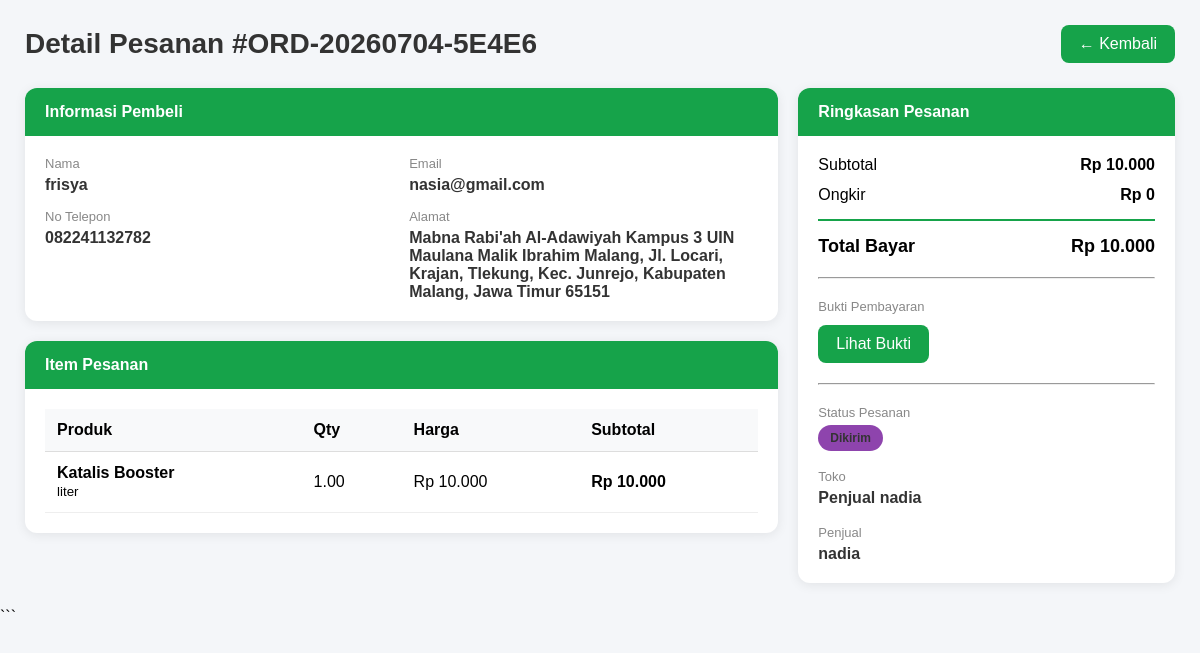
Screenshot of /admin/kelola_pesanan_detail.php?id=6 (signed in) with the database file from the repository.
### tables this page shows
CREATE TABLE `pesanan` (
  `id` int(10) UNSIGNED NOT NULL,
  `kode_pesanan` varchar(30) NOT NULL COMMENT 'Format: ORD-YYYYMMDD-XXXXX',
  `pembeli_id` int(10) UNSIGNED NOT NULL,
  `toko_id` int(10) UNSIGNED NOT NULL,
  `total_harga` decimal(15,2) NOT NULL DEFAULT 0.00,
  `ongkir` decimal(15,2) NOT NULL DEFAULT 0.00,
  `grand_total` decimal(15,2) NOT NULL DEFAULT 0.00,
  `alamat_kirim` text NOT NULL,
  `catatan` text DEFAULT NULL,
  `status` enum('menunggu_konfirmasi','dikonfirmasi','diproses','dikirim','selesai','dibatalkan') NOT NULL DEFAULT 'menunggu_konfirmasi',
  `metode_bayar` enum('transfer','cod','ewallet') NOT NULL DEFAULT 'transfer',
  `bukti_bayar` varchar(255) DEFAULT NULL,
  `created_at` datetime NOT NULL DEFAULT current_timestamp(),
  `updated_at` datetime NOT NULL DEFAULT current_timestamp() ON UPDATE current_timestamp(),
  `bukti_pembayaran` varchar(255) DEFAULT NULL COMMENT 'File bukti pembayaran untuk admin review',
  `bukti_pengiriman` varchar(255) DEFAULT NULL COMMENT 'File bukti pengiriman dari penjual',
  `admin_approval_status` enum('pending','approved','rejected') NOT NULL DEFAULT 'pending' COMMENT 'Status persetujuan admin'
);

CREATE TABLE `users` (
  `id` int(10) UNSIGNED NOT NULL,
  `nama` varchar(150) NOT NULL,
  `angkatan` varchar(30) NOT NULL COMMENT 'Contoh: 2020, 2021, Alumni',
  `jenis_keanggotaan` enum('penjual','bukan_penjual') NOT NULL,
  `alamat` text NOT NULL,
  `no_telp` varchar(30) DEFAULT NULL COMMENT 'Nomor telepon pengguna',
  `email` varchar(150) NOT NULL,
  `password` varchar(255) NOT NULL COMMENT 'Bcrypt hash',
  `role` enum('admin','penjual','pembeli') NOT NULL DEFAULT 'pembeli',
  `is_active` tinyint(1) NOT NULL DEFAULT 1,
  `created_at` datetime NOT NULL DEFAULT current_timestamp(),
  `updated_at` datetime NOT NULL DEFAULT current_timestamp() ON UPDATE current_timestamp()
);

CREATE TABLE `detail_pesanan` (
  `id` int(10) UNSIGNED NOT NULL,
  `pesanan_id` int(10) UNSIGNED NOT NULL,
  `produk_id` int(10) UNSIGNED NOT NULL,
  `nama_produk` varchar(150) NOT NULL COMMENT 'Snapshot nama saat transaksi',
  `satuan` enum('liter','kg') NOT NULL,
  `jumlah` decimal(10,2) NOT NULL,
  `harga_satuan` decimal(15,2) NOT NULL COMMENT 'Snapshot harga saat transaksi',
  `subtotal` decimal(15,2) NOT NULL
);

CREATE TABLE `jenis_produk` (
  `id` smallint(5) UNSIGNED NOT NULL,
  `kategori_id` tinyint(3) UNSIGNED NOT NULL,
  `nama_jenis` varchar(100) NOT NULL,
  `satuan` enum('liter','kg') NOT NULL
);

CREATE TABLE `toko` (
  `id` int(10) UNSIGNED NOT NULL,
  `user_id` int(10) UNSIGNED NOT NULL,
  `nama_toko` varchar(150) NOT NULL,
  `deskripsi` text DEFAULT NULL,
  `foto_toko` varchar(255) DEFAULT NULL,
  `bank_nama` varchar(100) DEFAULT NULL,
  `no_rekening` varchar(50) DEFAULT NULL,
  `nama_rekening` varchar(150) DEFAULT NULL,
  `total_terjual` int(10) UNSIGNED NOT NULL DEFAULT 0,
  `is_active` tinyint(1) NOT NULL DEFAULT 1,
  `created_at` datetime NOT NULL DEFAULT current_timestamp(),
  `updated_at` datetime NOT NULL DEFAULT current_timestamp() ON UPDATE current_timestamp()
);

### Koneksi.php (called while the page is built, shortened)
<?php
function format_rupiah($nominal) {
    return "Rp " . number_format($nominal, 0, ',', '.');
}
?>

### admin/kelola_pesanan_detail.php (the view, shortened to what this page needs)
<?php
include '../Koneksi.php';
$pesanan_id = isset($_GET['id']) ? (int)$_GET['id'] : 0;
$pesanan = mysqli_fetch_assoc(mysqli_query($koneksi, "
    SELECT p.*,
           u.nama AS pembeli,
           u.email AS email_pembeli,
           u.no_telp,
           u.alamat,
           t.nama_toko,
           s.nama AS penjual
    FROM pesanan p
    JOIN users u ON p.pembeli_id = u.id
    JOIN toko t ON p.toko_id = t.id
    JOIN users s ON t.user_id = s.id
    WHERE p.id = {$pesanan_id}
"));
$bukti_bayar = $pesanan['bukti_pembayaran'] ?? ($pesanan['bukti_bayar'] ?? '');
$detail = mysqli_query($koneksi, "
    SELECT
        dp.*,
        j.nama_jenis,
        j.satuan
    FROM detail_pesanan dp
    JOIN produk pr ON dp.produk_id = pr.id
    JOIN jenis_produk j ON pr.jenis_produk_id = j.id
    WHERE dp.pesanan_id = {$pesanan_id}
");
function badgeColor($status)
{
    switch (strtolower($status)) {
        case 'dikirim':
            return '#8e44ad';
    }
}
?>
<!DOCTYPE html>
<html lang="id">
<head>
</head>
<body>
<div class="wrapper">
    <div class="page-header">
        <h1 class="page-title">
            Detail Pesanan
            #<?php echo htmlspecialchars($pesanan['kode_pesanan']); ?>
        </h1>
        <a href="pesanan.php" class="btn-back">
            ← Kembali
        </a>
    </div>
    <div class="grid">
        <div>
            <div class="card">
                <div class="card-header">
                    Informasi Pembeli
                </div>
                <div class="card-body">
                    <div class="info-grid">
                        <div class="info-item">
                            <label>Nama</label>
                            <span><?php echo htmlspecialchars($pesanan['pembeli']); ?></span>
                        </div>
                        <div class="info-item">
                            <label>Email</label>
                            <span><?php echo htmlspecialchars($pesanan['email_pembeli']); ?></span>
                        </div>
                        <div class="info-item">
                            <label>No Telepon</label>
                            <span><?php echo htmlspecialchars($pesanan['no_telp']); ?></span>
                        </div>
                        <div class="info-item">
                            <label>Alamat</label>
                            <span><?php echo htmlspecialchars($pesanan['alamat']); ?></span>
                        </div>
                    </div>
                </div>
            </div>
            <div class="card mt-20">
                <div class="card-header">
                    Item Pesanan
                </div>
                <div class="card-body">
                    <table class="table">
                        <thead>
                            <tr>
                                <th>Produk</th>
                                <th>Qty</th>
                                <th>Harga</th>
                                <th>Subtotal</th>
                            </tr>
                        </thead>
                        <tbody>
                        <?php
                        if(mysqli_num_rows($detail) > 0){
                            while($d = mysqli_fetch_assoc($detail)){
                        ?>
                            <tr>
                                <td>
                                    <strong>
                                        <?php echo htmlspecialchars($d['nama_jenis']); ?>
                                    </strong>
                                    <br>
                                    <small>
                                        <?php echo htmlspecialchars($d['satuan']); ?>
                                    </small>
                                </td>
                                <td>
                                    <?php echo $d['jumlah']; ?>
                                </td>
                                <td>
                                    <?php echo format_rupiah($d['harga_satuan']); ?>
                                </td>
                                <td>
                                    <strong>
                                        <?php echo format_rupiah($d['subtotal']); ?>
                                    </strong>
                                </td>
                            </tr>
                        <?php
                            }
                        } ?>
                        </tbody>
                    </table>
                </div>
            </div>
        </div>
        <div>
            <div class="card">
                <div class="card-header">
                    Ringkasan Pesanan
                </div>
                <div class="card-body">
                    <div class="summary-row">
                        <span>Subtotal</span>
                        <strong>
                            <?php echo format_rupiah($pesanan['total_harga']); ?>
                        </strong>
                    </div>
                    <div class="summary-row">
                        <span>Ongkir</span>
                        <strong>
                            <?php echo format_rupiah($pesanan['ongkir']); ?>
                        </strong>
                    </div>
                    <div class="summary-total">
                        <span>Total Bayar</span>
                        <span>
                            <?php echo format_rupiah($pesanan['grand_total']); ?>
                        </span>
                    </div>
                    <hr style="margin:20px 0;">
                    <div class="info-item">
                        <label>Bukti Pembayaran</label>
                        <?php if (!empty($bukti_bayar)) { ?>
                            <a href="../uploads/<?php echo htmlspecialchars($bukti_bayar); ?>" target="_blank" class="btn-back" style="display:inline-block; margin-top:6px;">Lihat Bukti</a>
                        <?php } else { ?>
                            <span>Belum ada bukti pembayaran</span>
                        <?php } ?>
                    </div>
                    <hr style="margin:20px 0;">
                    <div class="info-item">
                        <label>Status Pesanan</label>
                        <span class="badge"
                              style="background:<?php echo badgeColor($pesanan['status']); ?>">
                            <?php echo ucfirst($pesanan['status']); ?>
                        </span>
                    </div>
                    <br>
                    <div class="info-item">
                        <label>Toko</label>
                        <span>
                            <?php echo htmlspecialchars($pesanan['nama_toko']); ?>
                        </span>
                    </div>
                    <br>
                    <div class="info-item">
                        <label>Penjual</label>
                        <span>
                            <?php echo htmlspecialchars($pesanan['penjual']); ?>
                        </span>
                    </div>
                </div>
            </div>
        </div>
    </div>
</div>
</body>
</html>

### admin/kelola_pesanan_detail.php (style rules this page uses)
* { margin:0; padding:0; box-sizing:border-box; font-family:Arial, sans-serif; }
body { background:#f4f6f9; }
.wrapper { padding:25px; }
.page-header { display:flex; justify-content:space-between; align-items:center; margin-bottom:25px; }
.page-title { font-size:28px; font-weight:bold; color:#333; }
.btn-back { background:#16a34a; color:white; text-decoration:none; padding:10px 18px; border-radius:8px; }
.grid { display:grid; grid-template-columns:2fr 1fr; gap:20px; }
.card { background:white; border-radius:12px; box-shadow:0 2px 12px rgba(0,0,0,.08); overflow:hidden; }
.card-header { background:#16a34a; color:white; padding:15px 20px; font-weight:600; }
.card-body { padding:20px; }
.info-grid { display:grid; grid-template-columns:1fr 1fr; gap:15px; }
.info-item label { display:block; color:#888; font-size:13px; margin-bottom:5px; }
.info-item span { font-weight:600; color:#333; }
.table { width:100%; border-collapse:collapse; }
.table th { background:#f8f9fa; text-align:left; padding:12px; border-bottom:1px solid #ddd; }
.table td { padding:12px; border-bottom:1px solid #eee; }
.summary-row { display:flex; justify-content:space-between; margin-bottom:12px; }
.summary-total { display:flex; justify-content:space-between; margin-top:15px; padding-top:15px; border-top:2px solid #16a34a; font-size:18px; font-weight:bold; }
.badge { display:inline-block; color:white; padding:6px 12px; border-radius:20px; font-size:12px; font-weight:bold; }
.mt-20 { margin-top:20px; }

### rows the page displays
pesanan: kode_pesanan "ORD-20260704-5E4E6", pembeli.nama "frisya", pembeli.email "nasia@gmail.com", pembeli.no_telp "082241132782", pembeli.alamat "Mabna Rabi'ah Al-Adawiyah Kampus 3 UIN Maulana Malik Ibrahim Malang, Jl. Locari, Krajan, Tlekung, Kec. Junrejo, Kabupaten Malang, Jawa Timur 65151", total_harga "Rp 10.000", ongkir "Rp 0", grand_total "Rp 10.000", status "Dikirim", toko.nama_toko "Penjual nadia", users.nama "nadia"
detail_pesanan: jenis_produk.nama_jenis "Katalis Booster", jenis_produk.satuan "liter", jumlah "1.00", harga_satuan "Rp 10.000", subtotal "Rp 10.000"
